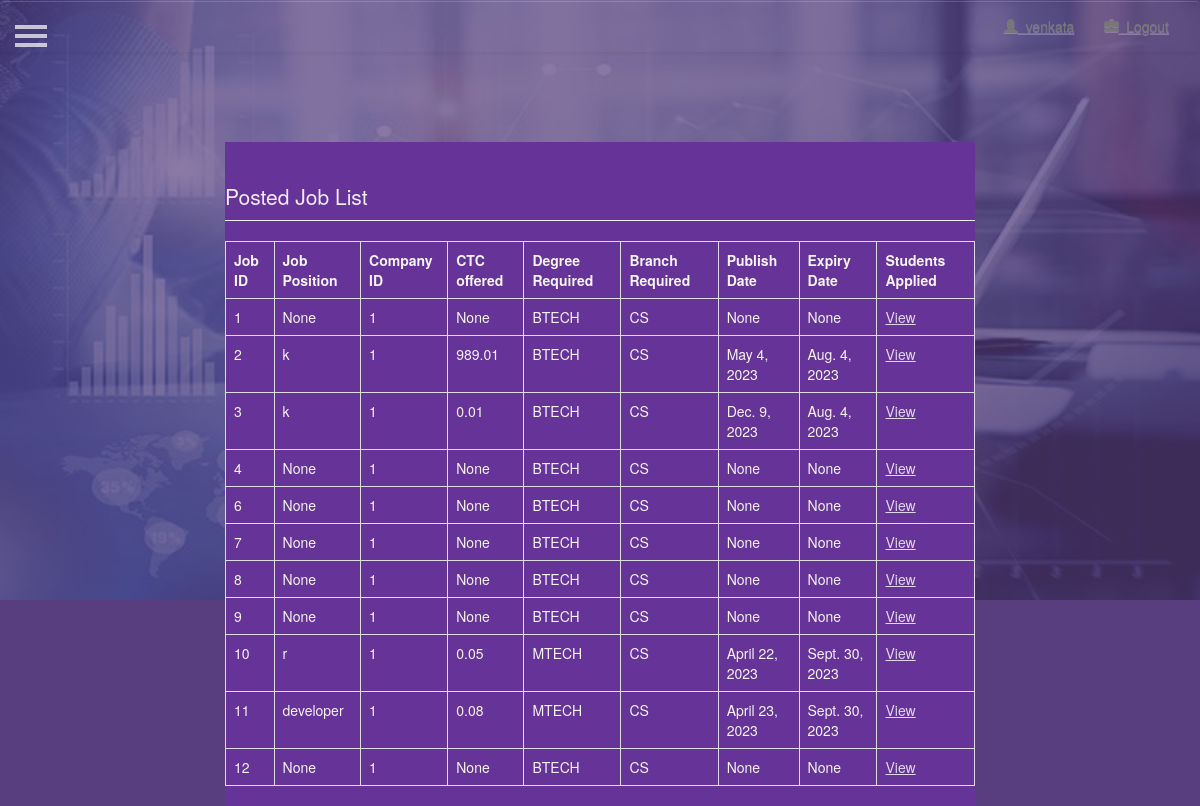
The page /company/listjobs (signed in) on the database its author committed.
### company/models.py (models this page shows, shortened)
class Register(models.Model):
    c_name=models.CharField(max_length=20,blank=True,null=True,unique=True)
    c_company_name=models.CharField(max_length=20,blank=True,null=True)
    c_details=models.TextField(blank=True)
    c_verified=models.BooleanField(default=False,blank=True)
    c_verification=models.IntegerField(default=0,blank=True)
    phone_regex = RegexValidator(regex=r'^\+?1?\d{9,15}$',
                                 message="Phone number must be entered in the format: '+999999999'. Up to 15 digits allowed.")
    c_contact = models.CharField(validators=[phone_regex], blank=True,max_length=15)  # validators should be a list
    c_email = models.EmailField(blank=True)
    c_password=models.CharField(max_length=30,blank=True)
    c_confirm_password=models.CharField(max_length=30,blank=True)
    c_ppt = models.FileField(upload_to="documents/", blank=True)

class Job_desc(models.Model):
    COURSE = (
        ('BTECH', 'bachelors'),
        ('MTECH', 'masters'),
        ('PHD', 'philospher'),
    )
    BRANCH = (
        ('CS', 'computer_science'),
        ('ME', 'mechanical'),
        ('EE', 'electrical'),
    )
    register = models.ForeignKey('Register', on_delete=models.CASCADE,null=True)
    c_position = models.CharField(max_length=30,blank=True,null=True)
    list_of_student=models.CharField(max_length=500,blank=True,null=True)
    c_description=models.CharField(max_length=500,null=True)
    date_published = models.DateField(null=True)
    date_expiry=models.DateField(null=True)
    c_ctc_offered = models.DecimalField(decimal_places=2, max_digits=8, blank=True,null=True)
    c_branch = models.CharField(max_length=10, choices=BRANCH, default='CS')  # search for creating drop down menu
    c_course = models.CharField(max_length=5, choices=COURSE, default='BTECH')  # search for drop down MTech Btech

### company/views.py (the view)
# urls.py: re_path(r'listjobs', views.listjobs, name='listjobs'),
def listjobs(request):
    if request.session.has_key('username'):
        user = request.session['username']
        m=Register.objects.get(c_name=user)
        tmp= Job_desc.objects.filter(register=m)
        form=list(tmp.values())
        print(form)
        return render(request, 'company/list_jobs.html', {'form':form,'username':user})
    else:
        return HttpResponse('Unauthorised Access')

### company/templates/company/list_jobs.html (shortened to what this page needs)
{% extends 'home/recruiter_profile.html' %}
{% block name %}
{{username}}
{% endblock %}
{%block main_body%}
<div class="table-responsive listing">
<h1 class="page-header lead">Posted Job List</h1>
    <table class="table table-bordered">
    <tr>
        <th>Job ID</th>
        <th>Job Position</th>
        <th>Company ID</th>
        <th>CTC offered </th>
        <th>Degree Required</th>
        <th>Branch Required</th>
        <th>Publish Date</th>
        <th>Expiry Date</th>
        <th>Students Applied</th>
    </tr>
    {% for item in form %}
    <tr>
        <td>{{ item.id}}</td>
        <td>{{ item.c_position }}</td>
        <td>{{ item.register_id }}</td>
        <td>{{ item.c_ctc_offered }}</td>
        <td>{{ item.c_course }}</td>
        <td>{{ item.c_branch }}</td>
        <td>{{ item.date_published }}</td>
        <td>{{ item.date_expiry }}</td>
        <td><a href="/company/student_list/{{ item.id }}">View</a></td>
    </tr>
    {% endfor %}
</table>
</div>
{% endblock %}

### home/templates/home/recruiter_profile.html (shortened to what this page needs)
<!DOCTYPE html>
<html lang="en">
<head>
       {% load static %}
    <link rel="stylesheet" href="//maxcdn.bootstrapcdn.com/bootstrap/3.2.0/css/bootstrap.min.css">
    <link rel="stylesheet" href="//maxcdn.bootstrapcdn.com/bootstrap/3.2.0/css/bootstrap-theme.min.css">
     <link rel="stylesheet" type="text/css" href="{% static 'home/css/style.css' %}">
    <link rel="stylesheet" type="text/css" href="{% static 'home/css/sidebar.css' %}">
</head>
<body id="backgroundImage">
    <div id="wrapper">
        <nav class="navbar navbar-default">
        <div class="container-fluid">
            <div class="collapse navbar-collapse mymenu" id="topNavBar">
                <ul class="nav navbar-nav navbar-right" >
                         <li class="{% block actives %} {% endblock %}">
                             <a href="/company/userc/{{ username }}">
                                 <span class="glyphicon glyphicon-user" aria-hidden="true"></span>&nbsp; {% block name %} {%endblock %}
                             </a>
                         </li>
                        <li class="{% block activec %} {% endblock %}">
                             <a href="{%  url 'student:logout' %} ">
                                 <span class="glyphicon glyphicon-briefcase" aria-hidden="true"></span>&nbsp; Logout
                             </a>
                         </li>
                </ul>
            </div>
        </div>
    </nav>
        <div id="page-content-wrapper">
          <button type="button" class="hamburger is-closed animated fadeInLeft" data-toggle="offcanvas">
            <span class="hamb-top"></span>
            <span class="hamb-middle"></span>
            <span class="hamb-bottom"></span>
          </button>
            <div class="container">
                <div class="row">
                    <div class="col-lg-8 col-lg-offset-2">
                        {%block main_body %} {%endblock%}
                    </div>
                </div>
            </div>
        </div>
    </div>
</body>
</html>

### home/static/home/css/style.css (style rules this page uses)
#backgroundImage { z-index: 1; }
#backgroundImage:before { content: ""; position: absolute; z-index: -1; top: 0; bottom: 0; left: 0; right: 0; background-image: url('../images/bg.jpg'); background-repeat: no-repeat; background-size: 100%; opacity: 0.3; filter: alpha(opacity=40); height: 100%; width: 100%; }
.navbar { background-color: transparent; background: transparent; border-color: transparent; }
.listing { background: rebeccapurple; color: rgb(245, 243, 243); }

### home/static/home/css/sidebar.css (style rules this page uses)
body { position: relative; overflow-x: hidden; }
body, html { height: 100%; background-color: #583e7e; }
#wrapper { -moz-transition: all 0.5s ease; -o-transition: all 0.5s ease; -webkit-transition: all 0.5s ease; padding-left: 0; transition: all 0.5s ease; }
#page-content-wrapper { padding-top: 70px; width: 100%; }
.hamburger { background: transparent; border: none; display: block; height: 32px; margin-left: 15px; position: fixed; top: 20px; width: 32px; z-index: 999; }
.hamburger.is-closed:before { -webkit-transform: translate3d(0, 0, 0); -webkit-transition: all 0.35s ease-in-out; color: #ffffff; content: ''; display: block; font-size: 14px; line-height: 32px; opacity: 0; text-align: center; width: 100px; }
.hamburger.is-closed .hamb-top { -webkit-transition: all 0.35s ease-in-out; background-color: rgba(255, 255, 255, 0.7); top: 5px; }
.hamburger.is-closed .hamb-middle { background-color: rgba(255, 255, 255, 0.7); margin-top: -2px; top: 50%; }
.hamburger.is-closed .hamb-bottom { -webkit-transition: all 0.35s ease-in-out; background-color: rgba(255, 255, 255, 0.7); bottom: 5px; }
.hamburger.is-closed .hamb-top, .hamburger.is-closed .hamb-middle, .hamburger.is-closed .hamb-bottom, .hamburger.is-open .hamb-top, .hamburger.is-open .hamb-middle, .hamburger.is-open .hamb-bottom { height: 4px; left: 0; position: absolute; width: 100%; }
body, html { background-color: #583e7e; }
body h1, body h2, body h3, body h4 { color: rgba(255, 255, 255, 0.9); }
body a { color: rgba(255, 255, 255, 0.8); text-decoration: underline; }

### rows shown on the page
Register: c_name "venkata"
Job_desc: id "1", c_position "None", register_id "1", c_ctc_offered "None", c_course "BTECH", c_branch "CS", date_published "None", date_expiry "None"
Job_desc: id "2", c_position "k", register_id "1", c_ctc_offered "989.01", c_course "BTECH", c_branch "CS", date_published "May 4, 2023", date_expiry "Aug. 4, 2023"
Job_desc: id "3", c_position "k", register_id "1", c_ctc_offered "0.01", c_course "BTECH", c_branch "CS", date_published "Dec. 9, 2023", date_expiry "Aug. 4, 2023"
Job_desc: id "4", c_position "None", register_id "1", c_ctc_offered "None", c_course "BTECH", c_branch "CS", date_published "None", date_expiry "None"
Job_desc: id "6", c_position "None", register_id "1", c_ctc_offered "None", c_course "BTECH", c_branch "CS", date_published "None", date_expiry "None"
Job_desc: id "7", c_position "None", register_id "1", c_ctc_offered "None", c_course "BTECH", c_branch "CS", date_published "None", date_expiry "None"
Job_desc: id "8", c_position "None", register_id "1", c_ctc_offered "None", c_course "BTECH", c_branch "CS", date_published "None", date_expiry "None"
Job_desc: id "9", c_position "None", register_id "1", c_ctc_offered "None", c_course "BTECH", c_branch "CS", date_published "None", date_expiry "None"
Job_desc: id "10", c_position "r", register_id "1", c_ctc_offered "0.05", c_course "MTECH", c_branch "CS", date_published "April 22, 2023", date_expiry "Sept. 30, 2023"
Job_desc: id "11", c_position "developer", register_id "1", c_ctc_offered "0.08", c_course "MTECH", c_branch "CS", date_published "April 23, 2023", date_expiry "Sept. 30, 2023"
Job_desc: id "12", c_position "None", register_id "1", c_ctc_offered "None", c_course "BTECH", c_branch "CS", date_published "None", date_expiry "None"
